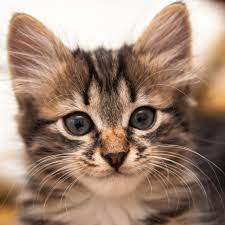
%> input picture kucing.jpg, 225 x 225 px
$ octave edge_detection.m   (GNU Octave 9; MATLAB toolbox functions it lacks are replaced by stand-ins)
%> lines starting %> are read from the running program, lines starting %| are printed output that depends on the picture; in (x1, y1, x2, y2) boxes, pixels count from 0 and x2, y2 are one past the last pixel; in counts of white or black regions, pixels touching at a corner belong together; the program's own positions count from 1
I = imread('kucing.jpg');
%> I is the input picture: size 225x225x3 uint8; mean R, G, B 158.8, 132.9, 115.8
gray=rgb2gray(I);
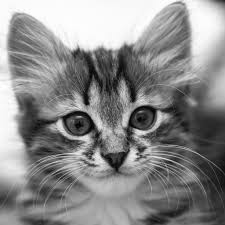
%> gray: size 225x225 uint8; min 0, max 255, mean 138.7

BW1 = edge(gray, 'prewitt');
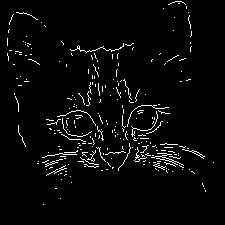
%> BW1: size 225x225 logical; 3.4% white in thin lines or dots, all inside (x1, y1, x2, y2) = (7, 1, 214, 205)
BW2 = edge(gray, 'canny');
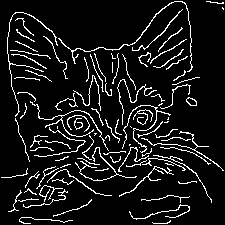
%> BW2: size 225x225 logical; 9.4% white in thin lines or dots
BW3 = edge(gray, 'sobel');
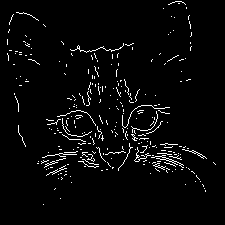
%> BW3: size 225x225 logical; 3.4% white in thin lines or dots, all inside (x1, y1, x2, y2) = (7, 1, 216, 205)
BW4 = edge(gray, 'roberts');
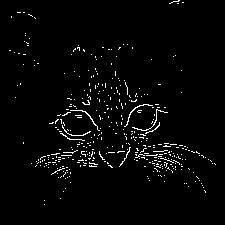
%> BW4: size 225x225 logical; 2.6% white in thin lines or dots, all inside (x1, y1, x2, y2) = (9, 0, 216, 205)

figure, imshow(BW1);
figure, imshow(BW2);
figure, imshow(BW3);
figure, imshow(BW4);
